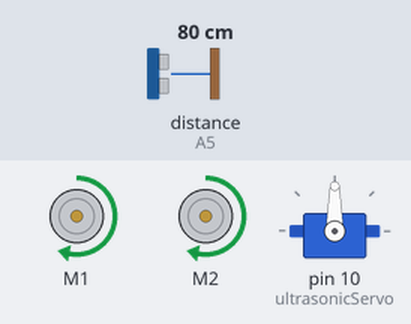
The sketch below on a simulated Arduino Uno, built with avr-gcc and run on an emulated ATmega328P. Shown: 2 × DC motor (green arrow = forward, orange = backward, longer = faster), servo. The inputs (shaded band) are chosen by the test bench; at power-on: distance to the obstacle (sensor on A5) 80 cm. The echo pulse lasts 58.3 µs per cm.

Above: at 2.0 s.
2.1 s: distance to the obstacle (sensor on A5) set to 23 cm
3.6 s: distance to the obstacle (sensor on A5) set to 19 cm
At 4.3 s:
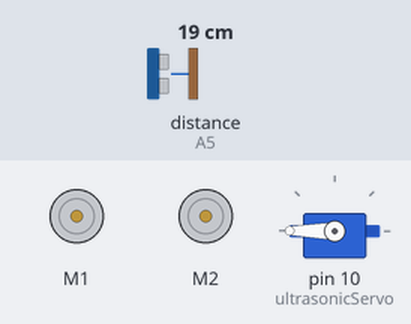
6.6 s: distance to the obstacle (sensor on A5) set to 35 cm
At 8.0 s:
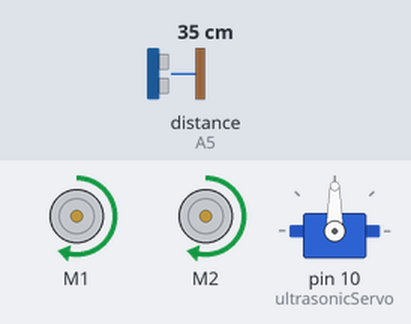
8.3 s: distance to the obstacle (sensor on A5) set to 2 cm
At 9.8 s:
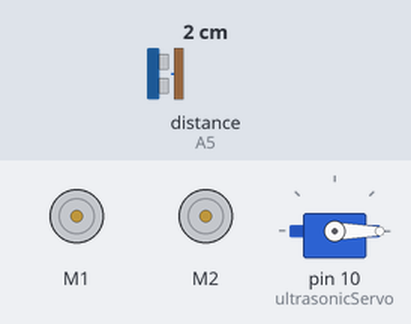
Timing chart, 0 to 12.3 s (numbered marks = the images above; inputs shaded):
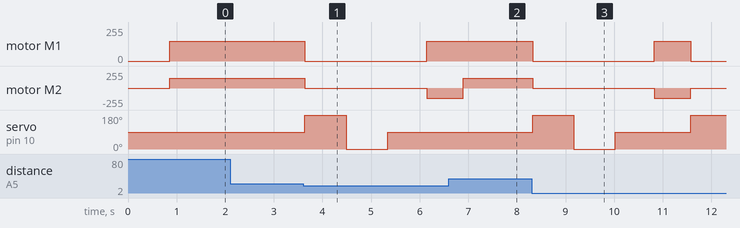

Measured:
- the behaviour switches between 21 and 20 cm on distance to the obstacle (sensor on A5) (found by bisection; images 0 and 1)
- after the input at 2.1 s, every drawn part: stays the same
- after the input at 3.6 s, motor M1: forward 150/255 → stopped at once, → forward 150/255 2.5 s later; motor M2: forward 150/255 → stopped at once, → backward 150/255 2.5 s later; servo on pin 10 (ultrasonicServo): 90° → 180° at once, → 0° 0.85 s later, → 90° 0.85 s later
- after the input at 6.6 s, motor M1: stays forward 150/255 (without the input it goes to stopped after 0.29 s); motor M2: backward 150/255 → forward 150/255 after 0.30 s; servo on pin 10 (ultrasonicServo): stays 90° (without the input it goes to 180° after 0.29 s)
- after the input at 8.3 s, motor M1: forward 150/255 → stopped at once, → forward 150/255 2.5 s later, → stopped 0.75 s later; motor M2: forward 150/255 → stopped at once, → backward 150/255 2.5 s later, → stopped 0.75 s later; servo on pin 10 (ultrasonicServo): 90° → 180° at once, → 0° 0.85 s later, → 90° 0.85 s later, → 180° 1.6 s later

The sketch:

oddWiresRoboticsKit_MotorShield.ino
```cpp
// (licence header left out)
// Ultrasonic sensor

#include <NewPing.h>

#define TRIG_PIN  A4
#define ECHO_PIN  A5

#define MAX_DISTANCE 200 // Maximum distance we want to ping for (in centimeters). Maximum sensor distance is rated at 400-500cm.

NewPing sonar(TRIG_PIN, ECHO_PIN, MAX_DISTANCE); // NewPing setup of pin and maximum distance.

float dangerThreshold = 20.0; // 20 cm - depends on the floor surface and speed setting

// Servo

#include <Servo.h>

#define LEFT 180
#define CENTER 90
#define RIGHT 0

Servo ultrasonicServo;  // create servo object to control a servo

int currentPos = 0;    // variable to store the servo position

// Motors
#include <AFMotor.h>

AF_DCMotor motor1(1);
AF_DCMotor motor2(2);

// PWM motor control settings applied to ENABLE1, ENABLE2

#define STOP 0
#define SLOW 150
#define MEDIUM 200
#define FAST 255

// run motor at this speed - set to a number between 128 and 255
// less than 128 any the motors may not have enough torque to move
// (of course you could enhance the speed control to accelerate/decelerate when more/less clear space available as indicated by ping)
int throttle = MEDIUM;

// setup
void setup() {

    // setup motor
    motor1.setSpeed(SLOW);
    motor2.setSpeed(SLOW);

    motor1.run(RELEASE);
    motor2.run(RELEASE);

    // setup servo
    ultrasonicServo.attach(10,650,1075);  // attaches the servo on pin 5 to the servo object

    // move servo to center
    servo_position(CENTER);
}

// main loop - note that the loop itself does not block (no waiting in the loop)
// functions that need to block (complete before continuing the main loop) need to manage their own delays
//
// the algorithm used is designed to be simple to understand - you can go on to make this much more sophisticated
// guiding the steering to veer away before getting into danger for example
// and accelerating from a stop and decelerating as you get closer to objects
// and of course you could use more ultrasonic detectors, IR sensors etc. to really fine tune your robot's operation

void loop() {

    float distanceForward = ping();

    if (distanceForward > dangerThreshold) //if path is clear
    {
        drive_forward();
    }
    else // if path is blocked
    {
        freewheel();  // see if we can implment faster stop

        // look left
        servo_position(LEFT);
        float distanceLeft = ping();

        // look right
        servo_position(RIGHT);
        float distanceRight = ping();

        // re-center the ultrasonic
        servo_position(CENTER);

        // go the least obstructed way

        if (distanceLeft > distanceRight && distanceLeft > dangerThreshold)       //if left is less obstructed
        {
            rotate_left();
        }
        else if (distanceRight > distanceLeft && distanceRight > dangerThreshold) //if right is less obstructed
        {
           rotate_right();
        }
        else // equally blocked or less than danger threshold left or right
        {
            u_turn();
        }
    }
}

// You may need to vary the delays in the drive functions to enable the function to complete

void freewheel(){
    motor1.run(RELEASE);
    motor2.run(RELEASE);
}

void brake(){
    motor1.run(BRAKE);
    motor2.run(BRAKE);
    delay(100); // braking time
}

void drive_forward(){
    motor1.run(FORWARD);
    motor2.run(FORWARD);
}

void drive_backward(){
    motor1.run(BACKWARD);
    motor2.run(BACKWARD);
}

void turn_left(){
    motor1.run(RELEASE);
    motor2.run(FORWARD);
    delay(600);
}

void turn_right(){
    motor2.run(RELEASE);
    motor1.run(FORWARD);
    delay(600);
}

void rotate_left(){
    motor1.run(BACKWARD);
    motor2.run(FORWARD);
    delay(375);
}

void rotate_right(){
    motor2.run(BACKWARD);
    motor1.run(FORWARD);
    delay(375);
}

void u_turn(){
    motor2.run(BACKWARD);
    motor1.run(FORWARD);
    delay(700); // twice as long as rotate right to end up 180 degrees around
}

// servo control

//void servo_position(int newPos){
//    if (newPos > currentPos){
//        for(int pos=currentPos; pos < newPos; pos += 1)  // goes from 0 degrees to 180 degrees
//        {                                                // in steps of 1 degree
//            ultrasonicServo.write(pos);                  // tell servo to go to position in variable 'pos'
//            delay(15);                                   // waits 15ms for the servo to reach the position
//        }
//        currentPos = newPos;
//    }
//    else if (newPos < currentPos){
//        for(int pos=currentPos; pos > newPos; pos -= 1)  // goes from 0 degrees to 180 degrees
//        {                                                // in steps of 1 degree
//            ultrasonicServo.write(pos);                  // tell servo to go to position in variable 'pos'
//            delay(15);                                   // waits 15ms for the servo to reach the position
//        }
//        currentPos = newPos;
//    }
//}

void servo_position(int newPos){
  ultrasonicServo.write(newPos);
  delay(800);
}


// ultrasonic ping

float ping(){
    delay(50);                        // Wait 50ms between pings (about 20 pings/sec). 29ms should be the shortest delay between pings.
    unsigned int uS = sonar.ping();   // Send ping, get ping time in microseconds (uS).
    if (uS == 0)                      // out of range (0 = outside set distance range, no ping echo)
        return MAX_DISTANCE;
    else                              // in range
        return uS / US_ROUNDTRIP_CM;  // Convert ping time to distance
}
```
